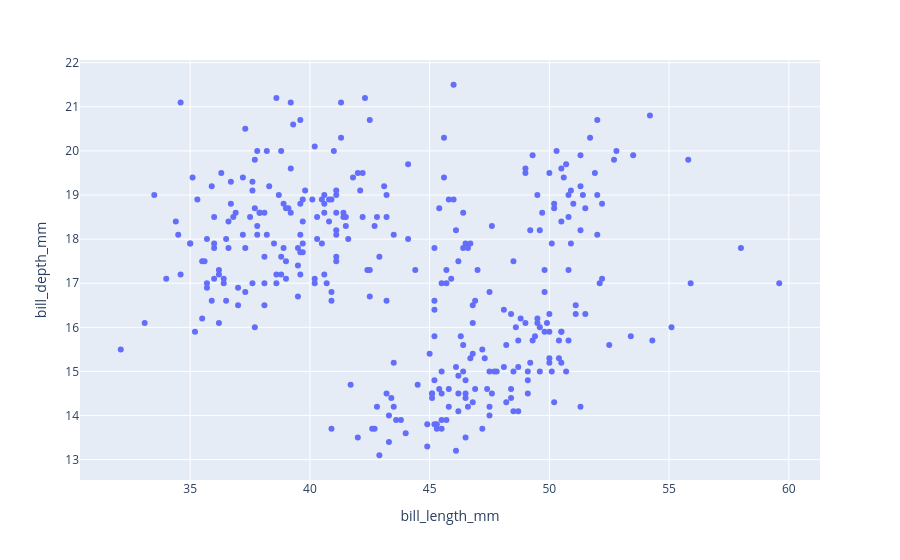

The cell this chart's notebook holds for it:
### Code cell
# Gráfico de dispersión con Plotly
grafico = px.scatter(pinguinosLimpio,  x="bill_length_mm", y="bill_depth_mm")
grafico

### Figure 1 — Plotly figure (JSON) as saved in the notebook; plotly's stock layout.template omitted (floating-point values rounded to 4 significant figures; data arrays with more than 128 entries replaced by an {"elided": "..."} marker saying what was removed)
{"data": [{"hovertemplate": "bill_length_mm=%{x}<br>bill_depth_mm=%{y}<extra></extra>", "legendgroup": "", "marker": {"color": "#636efa", "symbol": "circle"}, "mode": "markers", "name": "", "orientation": "v", "showlegend": false, "type": "scatter", "x": {"elided": "333 float values"}, "xaxis": "x", "y": {"elided": "333 float values"}, "yaxis": "y"}], "layout": {"legend": {"tracegroupgap": 0}, "margin": {"t": 60}, "xaxis": {"anchor": "y", "domain": [0, 1], "title": {"text": "bill_length_mm"}}, "yaxis": {"anchor": "x", "domain": [0, 1], "title": {"text": "bill_depth_mm"}}}}
